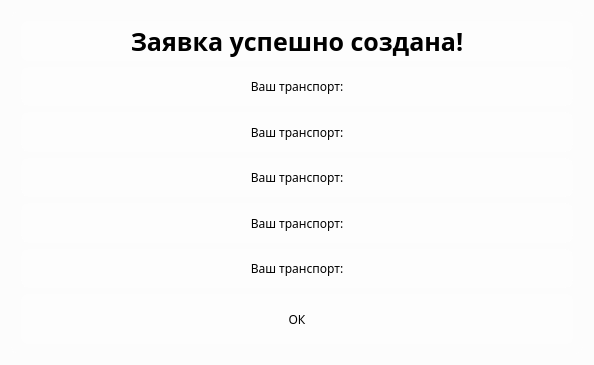
<?xml version="1.0" encoding="UTF-8"?>
<ui version="4.0">
 <class>Dialog</class>
 <widget class="QDialog" name="Dialog">
  <property name="geometry">
   <rect>
    <x>0</x>
    <y>0</y>
    <width>594</width>
    <height>365</height>
   </rect>
  </property>
  <property name="windowTitle">
   <string>Dialog</string>
  </property>
  <property name="styleSheet">
   <string notr="true">background-color: rgba(250,250,250,100);
font-family: Noto Sans;
color: black;
</string>
  </property>
  <layout class="QHBoxLayout" name="horizontalLayout">
   <item>
    <widget class="QFrame" name="frame">
     <property name="styleSheet">
      <string notr="true">background-color: rgba(255, 255, 255, 30);
border: 1px solid rgba(255, 255, 255, 40);
border-radius: 7px;
color: black;

</string>
     </property>
     <property name="frameShape">
      <enum>QFrame::Shape::StyledPanel</enum>
     </property>
     <property name="frameShadow">
      <enum>QFrame::Shadow::Raised</enum>
     </property>
     <layout class="QHBoxLayout" name="horizontalLayout_2">
      <item>
       <layout class="QVBoxLayout" name="verticalLayout">
        <item>
         <widget class="QLabel" name="label">
          <property name="styleSheet">
           <string notr="true">font-size: 25px; 
border: none;
font-weight: bold;
background-color: rgba(255,255,255,100);
color: black;</string>
          </property>
          <property name="text">
           <string>Заявка успешно создана!</string>
          </property>
          <property name="alignment">
           <set>Qt::AlignmentFlag::AlignCenter</set>
          </property>
         </widget>
        </item>
        <item>
         <widget class="QLabel" name="name">
          <property name="styleSheet">
           <string notr="true">background-color: rgba(255,255,255,100);</string>
          </property>
          <property name="text">
           <string>Ваш транспорт:</string>
          </property>
          <property name="alignment">
           <set>Qt::AlignmentFlag::AlignCenter</set>
          </property>
         </widget>
        </item>
        <item>
         <widget class="QLabel" name="weight">
          <property name="styleSheet">
           <string notr="true">background-color: rgba(255,255,255,100);</string>
          </property>
          <property name="text">
           <string>Ваш транспорт:</string>
          </property>
          <property name="alignment">
           <set>Qt::AlignmentFlag::AlignCenter</set>
          </property>
         </widget>
        </item>
        <item>
         <widget class="QLabel" name="length">
          <property name="styleSheet">
           <string notr="true">background-color: rgba(255,255,255,100);</string>
          </property>
          <property name="text">
           <string>Ваш транспорт:</string>
          </property>
          <property name="alignment">
           <set>Qt::AlignmentFlag::AlignCenter</set>
          </property>
         </widget>
        </item>
        <item>
         <widget class="QLabel" name="width">
          <property name="styleSheet">
           <string notr="true">background-color: rgba(255,255,255,100);</string>
          </property>
          <property name="text">
           <string>Ваш транспорт:</string>
          </property>
          <property name="alignment">
           <set>Qt::AlignmentFlag::AlignCenter</set>
          </property>
         </widget>
        </item>
        <item>
         <widget class="QLabel" name="height">
          <property name="styleSheet">
           <string notr="true">background-color: rgba(255,255,255,100);</string>
          </property>
          <property name="text">
           <string>Ваш транспорт:</string>
          </property>
          <property name="alignment">
           <set>Qt::AlignmentFlag::AlignCenter</set>
          </property>
         </widget>
        </item>
        <item>
         <widget class="QPushButton" name="ok">
          <property name="styleSheet">
           <string notr="true">height: 50px;
background-color: rgba(255,255,255,100);
border:none;</string>
          </property>
          <property name="text">
           <string>ОК</string>
          </property>
         </widget>
        </item>
       </layout>
      </item>
     </layout>
    </widget>
   </item>
  </layout>
 </widget>
 <resources/>
 <connections/>
</ui>
